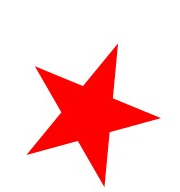
#> input picture images/star.png, 180 x 192 px
$ python 6_binarization.py
#> lines starting #> are read from the running program, lines starting #| are printed output that depends on the picture; after the words box and inside, x2 and y2 are one past the last pixel; in counts of white or black regions, pixels touching at a corner belong together
import cv2
import numpy as np
import time

# Image Moment is a particular weighted average of image pixel intensities,
# with the help of which we can find some specific properties of an image, like radius, area, centroid etc.
# To find the centroid of the image, we generally convert it to binary format and then find its center.

# To find the center of the blob, we will perform the following steps:
# 1. Convert the Image to grayscale.
# 2. Perform Binarization on the Image.
# 3. Find the center of the image after calculating the moments.

img = cv2.imread('images/star.png')
#> img is the input picture: shape (192, 180, 3); mean B, G, R 209.6, 209.6, 253.6

gray = cv2.cvtColor(img, cv2.COLOR_BGR2GRAY)
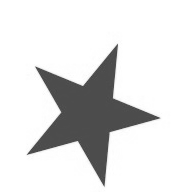
#> gray: shape (192, 180); min 65, max 255, mean 222.8

# binarize the image
_, bin_thres = cv2.threshold(gray, 127, 255, cv2.THRESH_BINARY_INV)
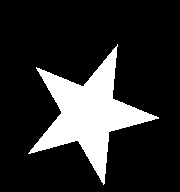
#> bin_thres: shape (192, 180); 17.5% white; 1 white region, box (x1, y1, x2, y2) and area: (28, 44, 159, 185) 6049

# find image moments
M = cv2.moments(bin_thres)
#> M = moments, m00 1542495, centre m10/m00, m01/m00 = (88.44, 113.4)

# find the center
cX = int(M["m10"]/M["m00"])
#> cX = 88
cY = int(M["m01"]/M["m00"])
#> cY = 113

cv2.circle(img, (cX, cY), 8, (255, 255, 255), -1)
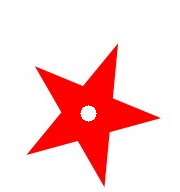
#> img: shape (192, 180, 3); 0.57% of pixels changed, all inside (x1, y1, x2, y2) = (80, 105, 97, 122)

cv2.imshow("Centroid", img)

cv2.waitKey(0)
cv2.destroyAllWindows()
